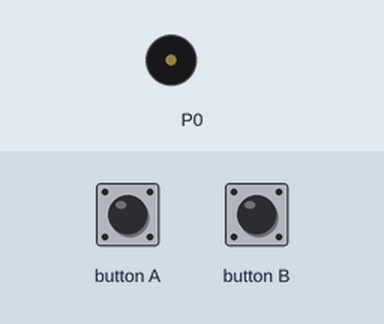
The program below on a simulated BBC micro:bit (MakeCode). Shown: buzzer (waves = sounding). Inputs (shaded band) come from the test bench.

Above: at 1.2 s.
1.3 s: button A pressed for 0.15 s
At 1.8 s:
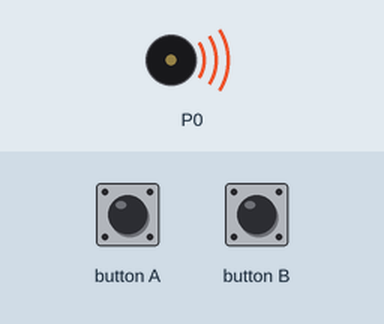
Timing chart, 0 to 10.4 s (numbered marks = the images above; inputs shaded):
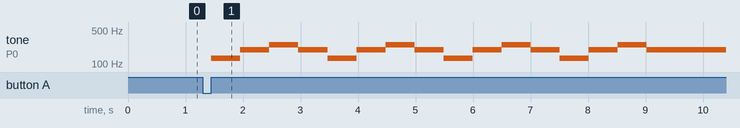

The program:

main.ts
```typescript
input.onButtonPressed(Button.A, function () {
    music.setVolume(255)
    for (let index = 0; index < 4; index++) {
        music.playTone(131, music.beat(BeatFraction.Whole))
        music.playTone(196, music.beat(BeatFraction.Whole))
        music.playTone(247, music.beat(BeatFraction.Whole))
        music.playTone(196, music.beat(BeatFraction.Whole))
    }
    for (let index = 0; index < 2; index++) {
        music.playTone(196, music.beat(BeatFraction.Whole))
        music.playTone(196, music.beat(BeatFraction.Whole))
        music.playTone(165, music.beat(BeatFraction.Whole))
        music.playTone(165, music.beat(BeatFraction.Whole))
        music.playTone(196, music.beat(BeatFraction.Whole))
        music.playTone(185, music.beat(BeatFraction.Whole))
        music.playTone(165, music.beat(BeatFraction.Whole))
        music.playTone(247, music.beat(BeatFraction.Whole))
        music.playTone(147, music.beat(BeatFraction.Whole))
        music.playTone(147, music.beat(BeatFraction.Whole))
        music.playTone(196, music.beat(BeatFraction.Whole))
        music.playTone(196, music.beat(BeatFraction.Whole))
        music.playTone(185, music.beat(BeatFraction.Whole))
        music.playTone(185, music.beat(BeatFraction.Whole))
        music.playTone(247, music.beat(BeatFraction.Whole))
        music.playTone(196, music.beat(BeatFraction.Whole))
        music.playTone(185, music.beat(BeatFraction.Whole))
        music.playTone(247, music.beat(BeatFraction.Whole))
        music.playTone(262, music.beat(BeatFraction.Whole))
        music.playTone(262, music.beat(BeatFraction.Whole))
    }
    music.playTone(165, music.beat(BeatFraction.Whole))
    music.playTone(147, music.beat(BeatFraction.Whole))
    music.playTone(131, music.beat(BeatFraction.Whole))
    music.playTone(165, music.beat(BeatFraction.Whole))
    music.playTone(131, music.beat(BeatFraction.Whole))
    music.playTone(131, music.beat(BeatFraction.Whole))
    music.playTone(165, music.beat(BeatFraction.Whole))
    for (let index = 0; index < 2; index++) {
        music.playTone(196, music.beat(BeatFraction.Whole))
        music.playTone(196, music.beat(BeatFraction.Whole))
        music.playTone(165, music.beat(BeatFraction.Whole))
        music.playTone(165, music.beat(BeatFraction.Whole))
        music.playTone(196, music.beat(BeatFraction.Whole))
        music.playTone(185, music.beat(BeatFraction.Whole))
        music.playTone(165, music.beat(BeatFraction.Whole))
        music.playTone(247, music.beat(BeatFraction.Whole))
        music.playTone(147, music.beat(BeatFraction.Whole))
        music.playTone(147, music.beat(BeatFraction.Whole))
        music.playTone(196, music.beat(BeatFraction.Whole))
        music.playTone(196, music.beat(BeatFraction.Whole))
        music.playTone(185, music.beat(BeatFraction.Whole))
        music.playTone(185, music.beat(BeatFraction.Whole))
        music.playTone(247, music.beat(BeatFraction.Whole))
        music.playTone(196, music.beat(BeatFraction.Whole))
        music.playTone(185, music.beat(BeatFraction.Whole))
        music.playTone(247, music.beat(BeatFraction.Whole))
        music.playTone(131, music.beat(BeatFraction.Whole))
        music.playTone(131, music.beat(BeatFraction.Whole))
    }
    music.playTone(165, music.beat(BeatFraction.Whole))
    music.playTone(147, music.beat(BeatFraction.Whole))
    music.playTone(131, music.beat(BeatFraction.Whole))
    music.playTone(165, music.beat(BeatFraction.Whole))
    music.playTone(131, music.beat(BeatFraction.Whole))
    music.playTone(131, music.beat(BeatFraction.Whole))
    music.playTone(165, music.beat(BeatFraction.Whole))
})
input.onButtonPressed(Button.B, function () {

})
```

test.ts
```typescript
// aquí va el archivo "tests"; esto no se compilará cuando este paquete se utilice como una extensión.
```

Measured:
- after the input at 1.3 s, tone on P0: silent → 131 Hz after 0.15 s, then repeats every 2.0 s: 196 Hz 0.51 s, 247 Hz 0.51 s, 196 Hz 0.51 s, 131 Hz 0.51 s
